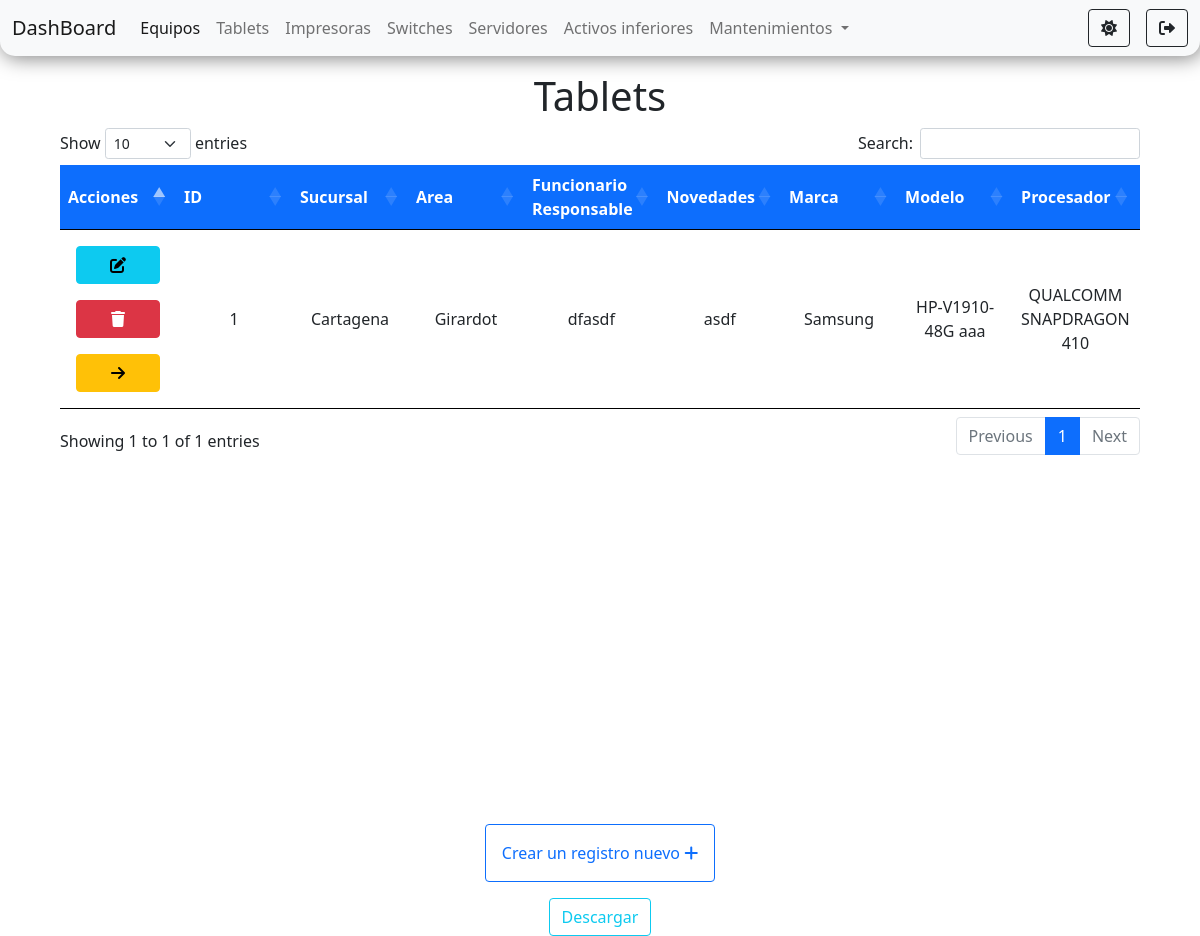
Page /pages/tablets/tablets.php (signed in) on the earlier database version.
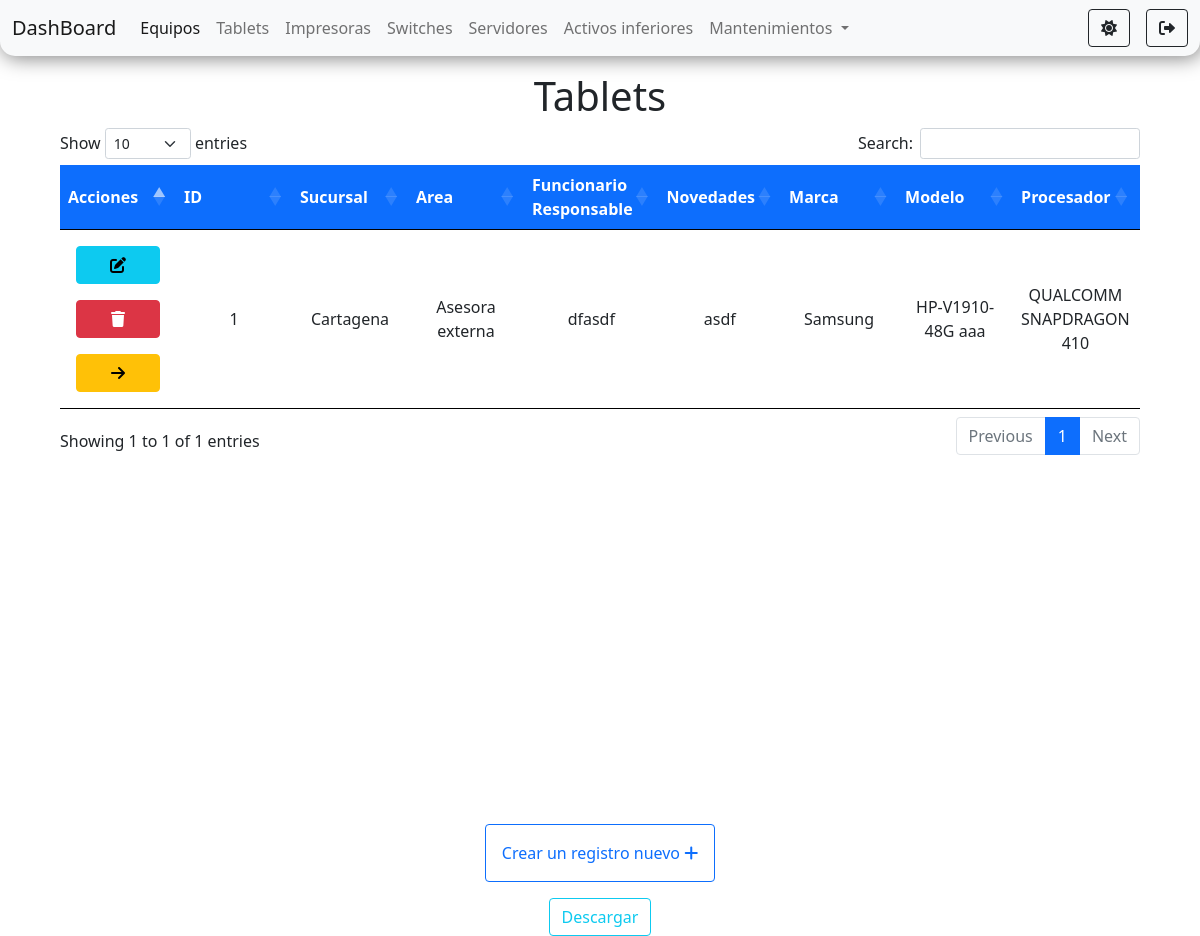
Same page on the later database version.
### tables this page shows
CREATE TABLE `tablets` (
  `id` int(11) NOT NULL,
  `sucursal` varchar(100) NOT NULL,
  `area` varchar(100) NOT NULL,
  `funcionario_responsable` varchar(100) NOT NULL,
  `novedades` varchar(100) NOT NULL,
  `marca` varchar(100) NOT NULL,
  `modelo` varchar(100) NOT NULL,
  `procesador` varchar(100) NOT NULL,
  `nucleos` int(11) NOT NULL,
  `ram` int(11) NOT NULL,
  `resolucion` varchar(100) NOT NULL,
  `serial` varchar(100) NOT NULL,
  `imei` int(11) NOT NULL,
  `bateria` int(11) NOT NULL,
  `rom` int(11) NOT NULL,
  `camara_frontal` int(11) NOT NULL,
  `camara_trasera` int(11) NOT NULL,
  `os` varchar(100) NOT NULL
);

### tables/tables.php (called while the page is built, shortened)
<?php
    $tablets = "SELECT * FROM tablets";
    $tabletssResult = $connection->query($tablets);
?>

### pages/tablets/tablets.php (the view, shortened to what this page needs)
<?php
    require_once('../../connection/connection.php');
    require_once('../../tables/tables.php');
?>
<!doctype html>
<html lang="es">
<head>
    <link rel="stylesheet" href="https://cdnjs.cloudflare.com/ajax/libs/font-awesome/6.0.0-beta2/css/all.min.css" />
    <link href="https://cdn.jsdelivr.net/npm/bootstrap@5.1.2/dist/css/bootstrap.min.css" rel="stylesheet"
>
    <link rel="stylesheet" href="https://cdn.datatables.net/1.11.3/css/dataTables.bootstrap5.min.css">
    <link rel="stylesheet" href="../../styles/styles.css">
</head>
<body id="body">
    <nav class="navbar navbar-expand-lg navbar-light bg-light" id="navbar">
        <div class="container-fluid">
            <a class="navbar-brand" href="../../components/router.php?page=dashboard">DashBoard</a>
            <div class="collapse navbar-collapse" id="navbarSupportedContent">
                <ul class="navbar-nav me-auto mb-2 mb-lg-0">
                    <li class="nav-item">
                        <a class="nav-link active" aria-current="page"
                            href="../../components/router.php?page=equipos">Equipos</a>
                    </li>
                    <li class="nav-item">
                        <a class="nav-link" href="../../components/router.php?page=tablets">Tablets</a>
                    </li>
                    <li class="nav-item">
                        <a class="nav-link" href="../../components/router.php?page=impresoras">Impresoras</a>
                    </li>
                    <li class="nav-item">
                        <a class="nav-link" href="../../components/router.php?page=switches">Switches</a>
                    </li>
                    <li class="nav-item">
                        <a class="nav-link" href="../../components/router.php?page=servidores">Servidores</a>
                    </li>
                    <li class="nav-item">
                        <a class="nav-link" href="../../components/router.php?page=activos_inferiores">Activos inferiores</a>
                    </li>
                    <li class="nav-item dropdown">
                        <a class="nav-link dropdown-toggle" href="#" id="navbarScrollingDropdown" role="button"
                            data-bs-toggle="dropdown" aria-expanded="false">
                            Mantenimientos
                        </a>
                    </li>
                </ul>
                <div class="d-flex">
                    <button class="btn me-3 btn-outline-dark" id="btn-oscuro" onclick="onModoOscuro()"
                        title="Modo oscuro"><i class="fas fa-sun"></i></button>
                    <a href="../../components/router.php?page=logout" class="btn btn-outline-dark" id="btn-salir"
                        title="Salir"><i class="fas fa-sign-out-alt"></i></a>
                </div>
            </div>
        </div>
    </nav>
    <div class="container-fluid d-flex flex-column align-items-center mt-3">
        <h1>Tablets</h1>
        <div class="tabla">
            <table id="equipos" class="table text-center mt-4">
                <thead>
                    <tr class="bg-primary text-white">
                        <th scope="col">Acciones</th>
                        <th scope="col">ID</th>
                        <th scope="col">Sucursal</th>
                        <th scope="col">Area</th>
                        <th scope="col">Funcionario Responsable</th>
                        <th scope="col">Novedades</th>
                        <th scope="col">Marca</th>
                        <th scope="col">Modelo</th>
                        <th scope="col">Procesador</th>
                        <th scope="col">Nucleos</th>
                    </tr>
                </thead>
                <tbody>
                    <?php
                        if($tabletssResult ->num_rows>0){
                            while($row = $tabletssResult ->fetch_assoc()){
                    ?>
                    <tr id="tr<?php echo $row['id']?>">
                    <td class="d-flex flex-column justify-content-around">
                            <a href="./edid.php?id=<?php echo $row['id']?>" class="btn btn-info m-2"  title="editar"><i class="fas fa-edit"></i></a>
                            <a  onclick="confirmar('<?php echo $row['id']?>', 'tablets')" class="btn btn-danger m-2"  title="eliminar"><i class="fas fa-trash"></i></a>
                            <a  onclick="select('<?php echo $row['id']?>')" class="btn btn-warning m-2"  title="seleccionar"><i class="fas fa-arrow-right"></i></a>
                        </td>
                        <td><?php echo $row['id']  ?></td>
                        <td><?php echo $row['sucursal'] ?></td>
                        <td><?php echo $row['area'] ?></td>
                        <td><?php echo $row['funcionario_responsable']?></td>
                        <td><?php echo $row['novedades']?></td>
                        <td><?php echo $row['marca'];  ?></td>
                        <td><?php echo $row["modelo"]  ?></td>
                        <td><?php echo $row['procesador']?></td>
                        <td><?php echo $row['nucleos']?></td>
                    </tr>
                    <?php }} ?>
                </tbody>
            </table>
        </div>
        <a href="./create.php" class="btn btn-outline-primary p-3 m-3">Crear un registro nuevo <i class='fas fa-plus' ></i></a>
        <a href="./exportarTablaTablets.php" class="btn btn-outline-info">Descargar</a>
    </div>
</body>
</html>

### styles/styles.css (style rules this page uses)
body { min-height: 100vh; }
#navbar { box-shadow: 2px 2px 20px rgb(0 0 0 / 50%); border-bottom-left-radius: 15px; border-bottom-right-radius: 15px; }
.tabla { height: 85vh; width: 90vw; overflow-x: scroll; }
td { min-width: 100px !important; }
tr { border-bottom: 3px solid black; vertical-align: middle; }

Differences in the rows shown:
changed tablets "Cartagena": area "Girardot" → "Asesora externa"
